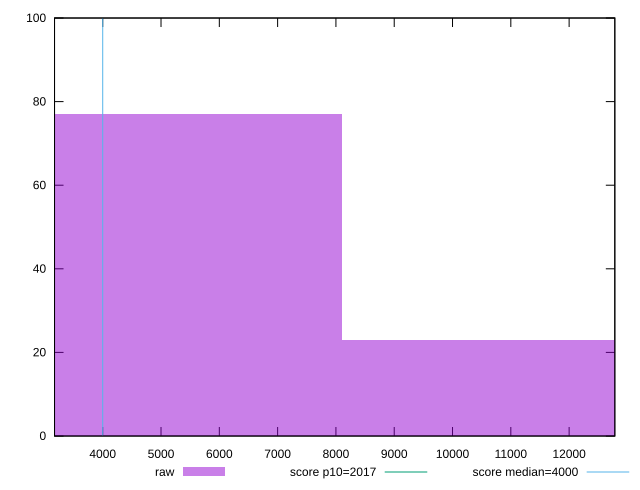

The script that saved this image:
reset

$raw <<EOF
5403.516292441495 77
10807.03258488299 23
EOF

set key outside below
set boxwidth 5403.516292441495
set xrange [3173.5399999999963:12783.843999999983]
set yrange [0:100]
set trange [0:100]
set style fill transparent solid 0.5 noborder

set parametric
set terminal svg size 640, 490 enhanced background rgb 'white'
set output "report_00014_2021-02-09T15:56:05.503Z/mainthread-work-breakdown/samples/pages/raw/histogram.svg"

plot $raw title "raw" with boxes, \
     2017,t title "score p10=2017", \
     4000,t title "score median=4000"

reset
